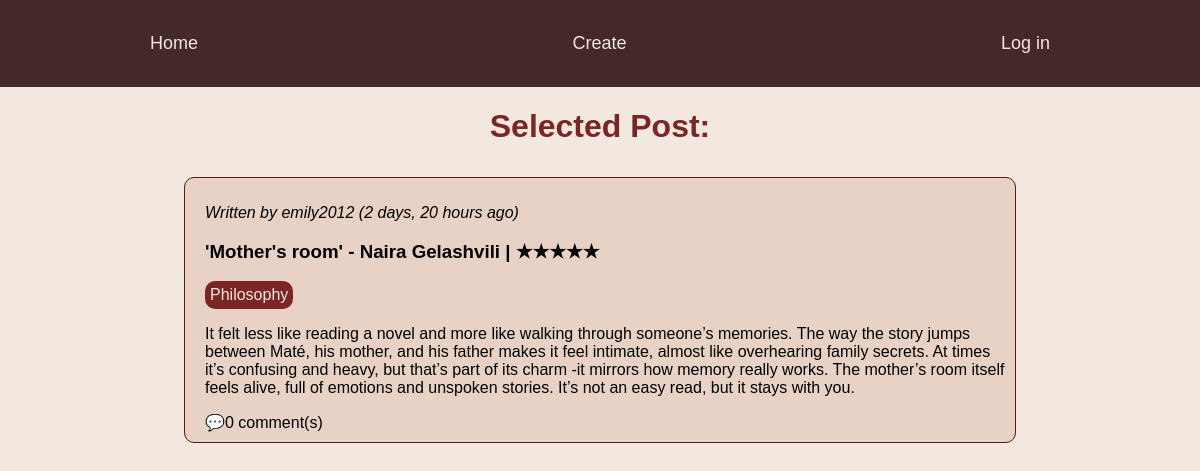
Page /review/5/ on the earlier database version.
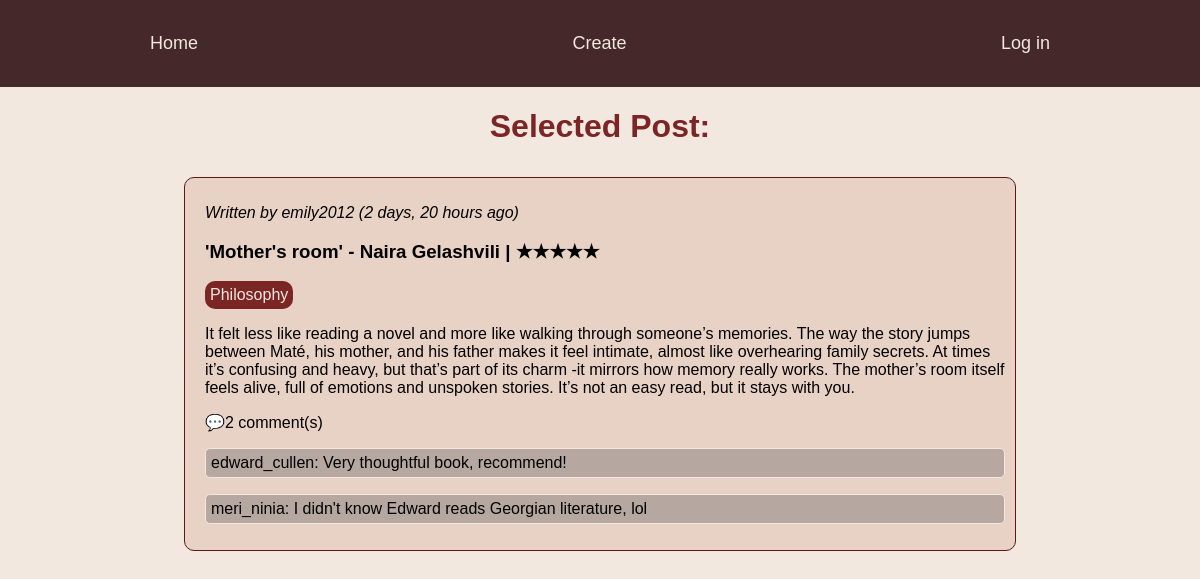
Same page on the later database version.
### books/models.py (models this page shows, shortened)
class Genre(models.Model):
    genre_name = models.CharField(max_length=30, unique = True)

class Review(models.Model):
    user = models.ForeignKey(User, on_delete = models.CASCADE)
    book = models.ForeignKey(Book, on_delete = models.CASCADE)
    rating = models.IntegerField(
        default = 5,
        validators=[MinValueValidator(1), MaxValueValidator(5)]
    )
    def stars(self):
            return "★" * self.rating + "☆" * (5 - self.rating)
    content = models.TextField()
    created_at = models.DateTimeField(auto_now_add=True)

class Book(models.Model):
    author = models.ForeignKey(Author, on_delete = models.CASCADE)
    title = models.CharField(max_length=200)
    genre = models.ManyToManyField(Genre)

class Author(models.Model):
    name = models.CharField(max_length=30)
    surname = models.CharField(max_length=30)
    def __str__(self):
        return f"{self.name} {self.surname}"

class Comment(models.Model):
    user = models.ForeignKey(User, on_delete = models.CASCADE)
    review_post = models.ForeignKey(Review, related_name = "comments", on_delete = models.CASCADE)
    comment = models.TextField()

### users/models.py (models this page shows)
class User(AbstractUser):
    pass

### mysite/views.py (the view)
# urls.py: path('review/<int:review_id>/', details_page, name ="details"),
def details_page(request,review_id):
    try:
        review = models.Review.objects.get(id=review_id)
    except models.Review.DoesNotExist:
        return redirect("home")
    comments = models.Comment.objects.filter(review_post= review_id)
    context = {
        "review": review,
        "comments": comments,
    }
    return render(request, "details.html", context)

### templates/details.html (shortened to what this page needs)
{% load static %}
<!DOCTYPE html>
<html lang="en">
<head>
    <link rel="stylesheet" href="{% static 'css/style.css' %}">
</head>
<body>
    <div class = "main-container sticky-header">
            <div class = "menu-items">
                <a class="menu-item" href="{% url 'home' %}">Home</a>
                <p class="menu-item">Create</p>
                    {%if request.user.is_authenticated%}
                    <form method = "POST" action="{%url 'logout'%}">
                        {%csrf_token%}
                        <button class = "logout menu-item">Log out</button>
                    </form>
                    {%else%}
                        <a href="{%url 'login'%}" class= "menu-item">Log in</a>
                    {%endif%}
            </div>
    </div>
    <div class = "greeting">
        <h1>Selected Post:</h1>
    </div>
    <div class = "posts-container ">
            <div class = "post-style">
                <p><i>Written by {{review.user.username}} ({{review.created_at|timesince}} ago)</i></p>
                <h3>'{{review.book.title}}' - {{review.book.author}} | {{review.stars}}</h3>
                    <div class = "genres">
                            <div class ="genre">
                                {% for genre in review.book.genre.all %}
                                {{ genre.genre_name }}{% if not forloop.last %}, {% endif %}
                            {% endfor %}
                            </div>
                    </div>
                <p>{{review.content}}</p>
                <span class="comments-count">💬{{review.comments.all|length}} comment(s)</span>
                <div class="comment-section">
                        {%for comment in review.comments.all%}
                        <div class="comment-details">
                            <p class="comment-items">
                            {{comment.user.username}}:
                            {{comment.comment}}
                            </p>
                        </div>
                    {%endfor%}
                </div>
            </div>
    </div>
</body>
</html>

Differences in the rows shown:
computed for Review "Mother's room": comments.all|length "0" → "2"
added Comment: user.username "edward_cullen", comment "Very thoughtful book, recommend!"
added Comment: user.username "meri_ninia", comment "I didn't know Edward reads Georgian literature, lol"
